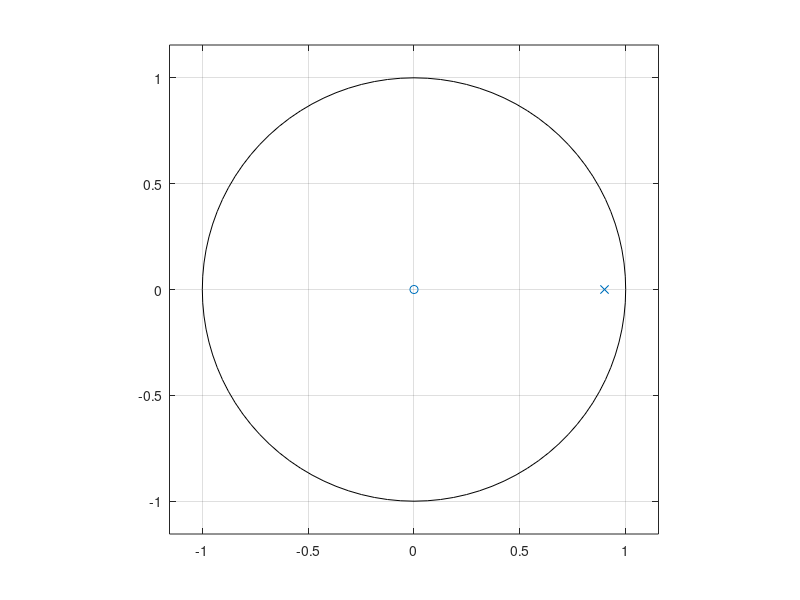
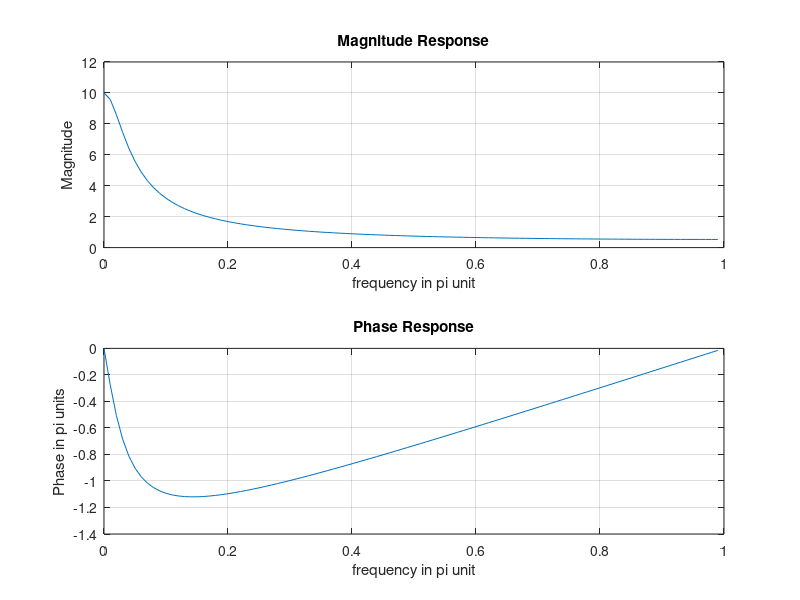

Write the MATLAB code that produced these figures, in order.
% Ex7

b = [1 0];
a = [1 -0.9];
zplane(b,a)

[H, w] = freqz(b, a, 100); % 디지털 필터의 주파수 응답
magH = abs(H); phaH = angle(H);
figure;
subplot(2,1,1); plot(w/pi, magH); grid
xlabel('frequency in pi unit'); ylabel('Magnitude');
title('Magnitude Response')
subplot(2,1,2); plot(w/pi, phaH); grid
xlabel('frequency in pi unit'); ylabel('Phase in pi units');
title('Phase Response')
